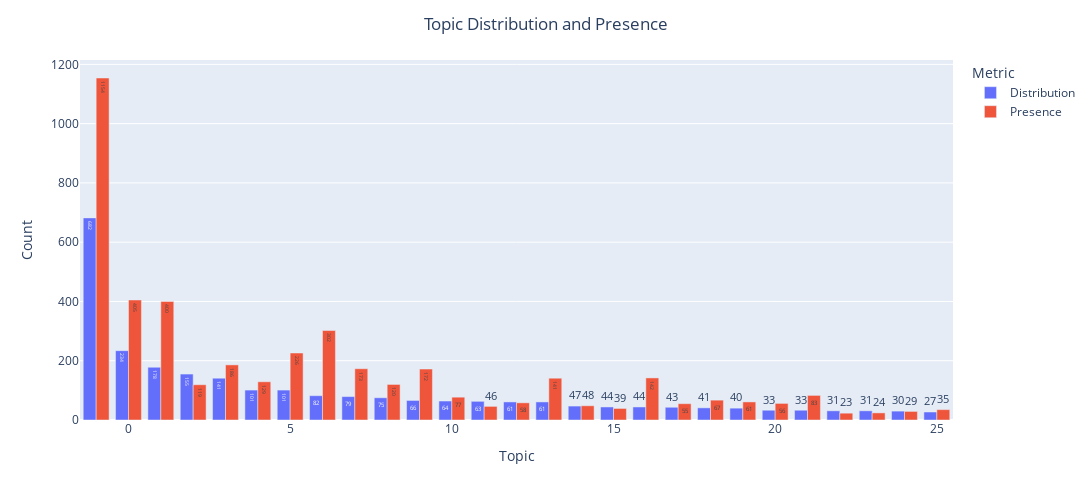

The code cell stored with this chart in its notebook:
### Code cell
import plotly.express as px

# Create a combined dataframe for both metrics
topic_distribution = df["Topic"].value_counts().reset_index()
topic_distribution.columns = ["Topic", "Distribution"]

topic_presence = df.groupby("Topic")["Count"].sum().reset_index()
topic_presence.columns = ["Topic", "Presence"]

# Merge the two dataframes
combined_df = topic_distribution.merge(topic_presence, on="Topic")

# Create grouped bar plot
fig = px.bar(
    combined_df,
    x="Topic",
    y=["Distribution", "Presence"],
    barmode="group",
    text_auto=True,
)

fig.update_layout(
    xaxis_title="Topic",
    yaxis_title="Count",
    title="Topic Distribution and Presence",
    width=2000,
    height=500,
    title_x=0.5,
    legend_title="Metric",
)
fig.show()

### Figure 1 — Plotly figure (JSON) as saved in the notebook; plotly's stock layout.template omitted (floating-point values rounded to 4 significant figures)
{"data": [{"alignmentgroup": "True", "hovertemplate": "variable=Distribution<br>Topic=%{x}<br>value=%{y}<extra></extra>", "legendgroup": "Distribution", "marker": {"color": "#636efa", "pattern": {"shape": ""}}, "name": "Distribution", "offsetgroup": "Distribution", "orientation": "v", "showlegend": true, "textposition": "auto", "texttemplate": "%{y}", "type": "bar", "x": [-1, 0, 1, 2, 3, 4, 5, 6, 7, 8, 9, 10, 11, 12, 13, 14, 15, 16, 17, 18, 19, 20, 21, 22, 23, 24, 25], "xaxis": "x", "y": [682, 234, 178, 155, 141, 101, 101, 82, 79, 75, 66, 64, 63, 61, 61, 47, 44, 44, 43, 41, 40, 33, 33, 31, 31, 30, 27], "yaxis": "y"}, {"alignmentgroup": "True", "hovertemplate": "variable=Presence<br>Topic=%{x}<br>value=%{y}<extra></extra>", "legendgroup": "Presence", "marker": {"color": "#EF553B", "pattern": {"shape": ""}}, "name": "Presence", "offsetgroup": "Presence", "orientation": "v", "showlegend": true, "textposition": "auto", "texttemplate": "%{y}", "type": "bar", "x": [-1, 0, 1, 2, 3, 4, 5, 6, 7, 8, 9, 10, 11, 12, 13, 14, 15, 16, 17, 18, 19, 20, 21, 22, 23, 24, 25], "xaxis": "x", "y": [1154, 405, 400, 119, 186, 129, 226, 302, 173, 120, 172, 77, 46, 58, 141, 48, 39, 142, 55, 67, 61, 56, 83, 23, 24, 29, 35], "yaxis": "y"}], "layout": {"barmode": "group", "height": 500, "legend": {"title": {"text": "Metric"}, "tracegroupgap": 0}, "margin": {"t": 60}, "title": {"text": "Topic Distribution and Presence", "x": 0.5}, "width": 2000, "xaxis": {"anchor": "y", "domain": [0, 1], "title": {"text": "Topic"}}, "yaxis": {"anchor": "x", "domain": [0, 1], "title": {"text": "Count"}}}}
